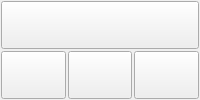
      <widget class="QWidget" name="page_62">
       <layout class="QGridLayout" name="gridLayout_65">
        <property name="margin">
         <number>1</number>
        </property>
        <property name="spacing">
         <number>2</number>
        </property>
        <item row="0" column="0">
         <layout class="QHBoxLayout" name="horizontalLayout_85">
          <item>
           <widget class="QPushButton" name="ui_14_Pane1BTN">
            <property name="sizePolicy">
             <sizepolicy hsizetype="Minimum" vsizetype="Expanding">
              <horstretch>0</horstretch>
              <verstretch>0</verstretch>
             </sizepolicy>
            </property>
            <property name="text">
             <string/>
            </property>
            <property name="view" stdset="0">
             <string>pane1</string>
            </property>
           </widget>
          </item>
         </layout>
        </item>
        <item row="1" column="0">
         <layout class="QHBoxLayout" name="horizontalLayout_86">
          <item>
           <widget class="QPushButton" name="ui_14_Pane2BTN">
            <property name="sizePolicy">
             <sizepolicy hsizetype="Minimum" vsizetype="Expanding">
              <horstretch>0</horstretch>
              <verstretch>0</verstretch>
             </sizepolicy>
            </property>
            <property name="text">
             <string/>
            </property>
            <property name="view" stdset="0">
             <string>pane2</string>
            </property>
           </widget>
          </item>
          <item>
           <widget class="QPushButton" name="ui_14_Pane3BTN">
            <property name="sizePolicy">
             <sizepolicy hsizetype="Minimum" vsizetype="Expanding">
              <horstretch>0</horstretch>
              <verstretch>0</verstretch>
             </sizepolicy>
            </property>
            <property name="text">
             <string/>
            </property>
            <property name="view" stdset="0">
             <string>pane3</string>
            </property>
           </widget>
          </item>
          <item>
           <widget class="QPushButton" name="ui_14_Pane4BTN">
            <property name="sizePolicy">
             <sizepolicy hsizetype="Minimum" vsizetype="Expanding">
              <horstretch>0</horstretch>
              <verstretch>0</verstretch>
             </sizepolicy>
            </property>
            <property name="text">
             <string/>
            </property>
            <property name="view" stdset="0">
             <string>pane4</string>
            </property>
           </widget>
          </item>
         </layout>
        </item>
       </layout>
      </widget>
